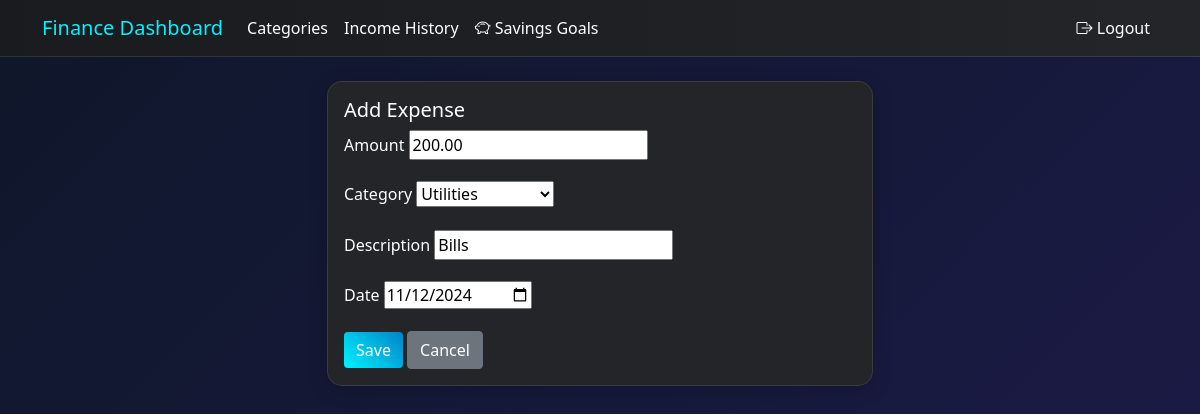
/edit-expense/3/ (signed in), run on the app's committed database.
### myapp/models.py (models this page shows, shortened)
class Transaction(models.Model):
    TRANSACTION_TYPES = [
        ('expense', 'Expense'),
    ]
    user = models.ForeignKey(User, on_delete=models.CASCADE)
    amount = models.DecimalField(max_digits=10, decimal_places=2)
    category = models.ForeignKey(Category, on_delete=models.SET_NULL, null=True)
    description = models.CharField(max_length=200)
    date = models.DateField()
    transaction_type = models.CharField(max_length=7, choices=TRANSACTION_TYPES, default='expense')
    created_at = models.DateTimeField(auto_now_add=True)

### myapp/views.py (the view)
# urls.py: path('edit-expense/<int:pk>/', views.edit_expense, name='edit_expense'),
@login_required
def edit_expense(request, pk):
    expense = get_object_or_404(Transaction, pk=pk, user=request.user)
    if request.method == 'POST':
        form = ExpenseForm(request.POST, user=request.user, instance=expense)
        if form.is_valid():
            form.save()
            messages.success(request, 'Expense updated successfully!')
            return redirect('index')
    else:
        form = ExpenseForm(user=request.user, instance=expense)
    return render(request, 'expense_form.html', {'form': form, 'edit': True})

### myapp/forms.py
class ExpenseForm(forms.ModelForm):
    class Meta:
        model = Transaction
        fields = ['amount', 'category', 'description', 'date']
        widgets = {
            'date': forms.DateInput(attrs={'type': 'date'}),
        }
    def __init__(self, *args, **kwargs):
        user = kwargs.pop('user', None)
        super(ExpenseForm, self).__init__(*args, **kwargs)
        if user:
            self.fields['category'].queryset = Category.objects.filter(user=user)

### myapp/models.py (called while the page is built)
    def __str__(self):
        return self.name

### templates/expense_form.html (shortened to what this page needs)
{% extends 'base.html' %}
{% block content %}
<div class="row justify-content-center">
    <div class="col-md-6">
        <div class="card">
            <div class="card-body">
                <h5 class="card-title">Add Expense</h5>
                <form method="post">
                    {% for field in form %}
                    <div class="mb-3">
                        <label for="{{ field.id_for_label }}" class="form-label">{{ field.label }}</label>
                        {{ field }}
                    </div>
                    {% endfor %}
                    <button type="submit" class="btn btn-primary">Save</button>
                    <a href="{% url 'index' %}" class="btn btn-secondary">Cancel</a>
                </form>
            </div>
        </div>
    </div>
</div>
{% endblock %}

### static/css/style.css (style rules this page uses)
:root { --primary-color: #00f2fe; --primary-dark: #0082c8; --success-color: #00ff9d; --info-color: #4facfe; --warning-color: #ffd166; --danger-color: #ff6b6b; --dark-bg: #1a1b1f; --card-bg: #242529; --text-primary: #ffffff; --text-secondary: #b3b3b3; --border-color: rgba(255, 255, 255, 0.1); }
body { background: linear-gradient(135deg, #0f172a 0%, #1e1b4b 100%); min-height: 100vh; color: var(--text-primary); }
.card { background: var(--card-bg); border: 1px solid var(--border-color); border-radius: 15px; box-shadow: 0 4px 20px rgba(0, 0, 0, 0.2); }
.card-title { color: var(--text-primary); }
.btn-primary { background: linear-gradient(45deg, var(--primary-color), var(--primary-dark)); border: none; }

### data on the page
Transaction: form "200.00" "Utilities" "Bills" "11/12/2024"

### other printed values
{{ field.label }} "Amount" "Category" "Description" "Date"
